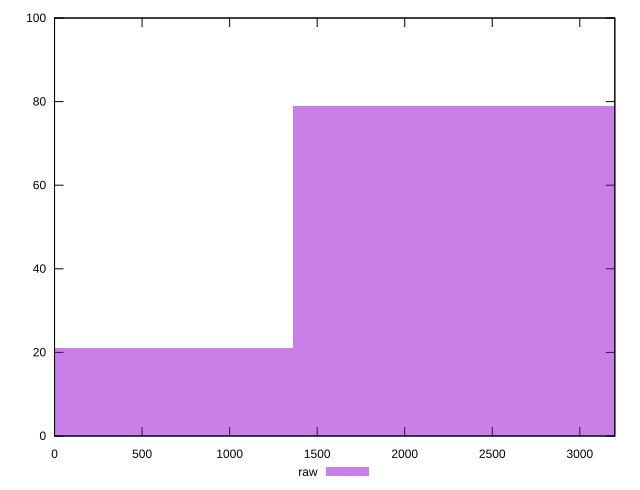

This figure's gnuplot source:
reset

$raw <<EOF
2718.6412148560094 79
0 21
EOF

set key outside below
set boxwidth 2718.6412148560094
set xrange [0:3200]
set yrange [0:100]
set trange [0:100]
set style fill transparent solid 0.5 noborder
set terminal svg size 640, 490 enhanced background rgb 'white'
set output "reports/report_00028_2021-02-24T12-49-42.674Z/unused-javascript/samples/card/raw/histogram.svg"

plot $raw title "raw" with boxes

reset
